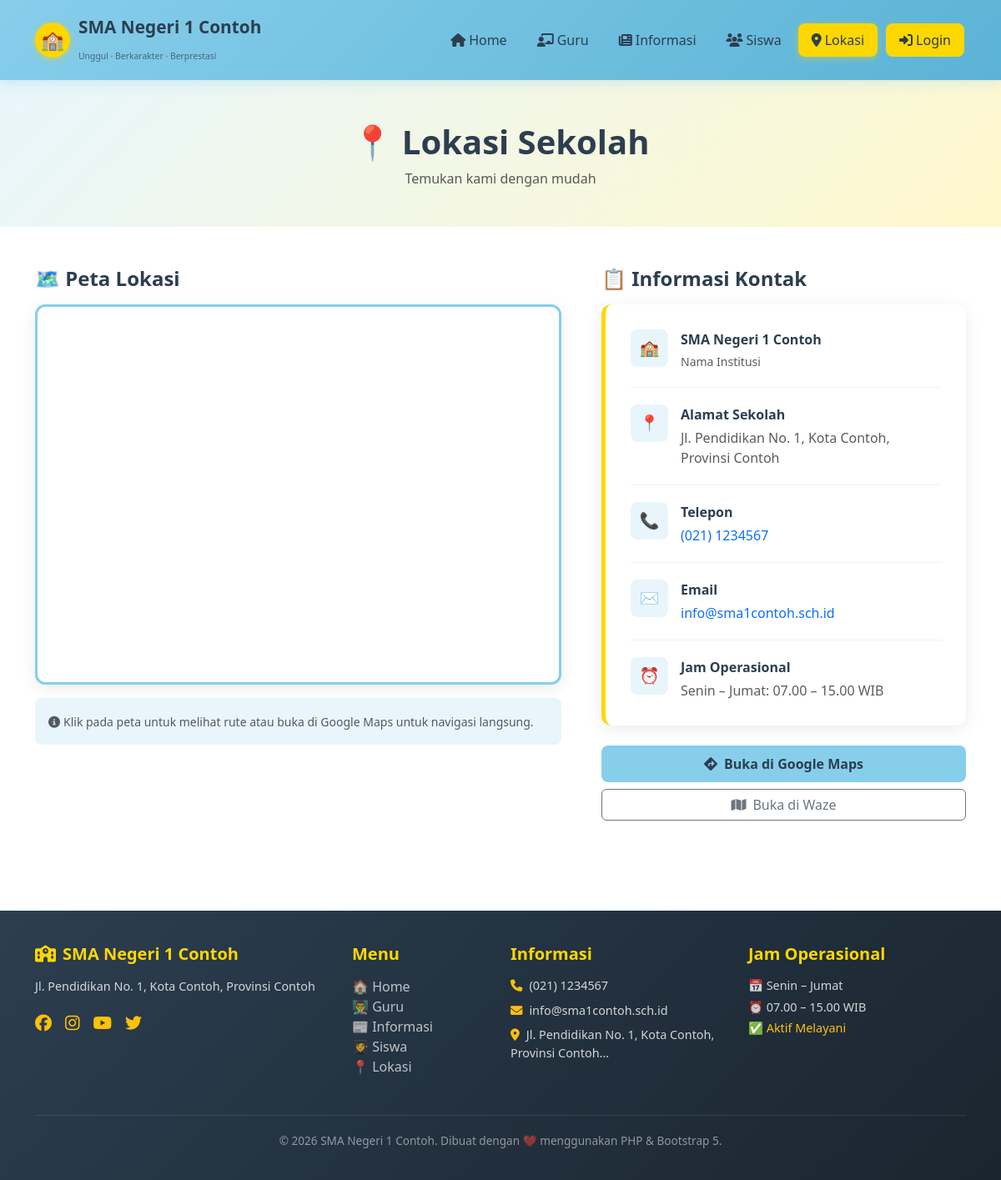
/lokasi.php, run on the app's committed database.
### tables this page shows
CREATE TABLE IF NOT EXISTS pengaturan (
    id INT AUTO_INCREMENT PRIMARY KEY,
    kunci VARCHAR(50) NOT NULL UNIQUE,
    nilai TEXT,
    keterangan VARCHAR(200)
);

### koneksi.php (called while the page is built, shortened)
<?php
function escape($koneksi, $data) {
    return mysqli_real_escape_string($koneksi, trim($data));
}
function getSetting($koneksi, $kunci) {
    $kunci = escape($koneksi, $kunci);
    $result = mysqli_query($koneksi, "SELECT nilai FROM pengaturan WHERE kunci='$kunci'");
    if ($row = mysqli_fetch_assoc($result)) {
        return $row['nilai'];
    }
    return '';
}

### lokasi.php (the view, shortened to what this page needs)
<?php
$halaman_aktif = 'lokasi';
require_once 'includes/header.php';
$alamat = getSetting($koneksi, 'alamat');
$telp = getSetting($koneksi, 'telp');
$email_sk = getSetting($koneksi, 'email');
$maps_embed = getSetting($koneksi, 'maps_embed');
$nama_sekolah = getSetting($koneksi, 'nama_sekolah');
?>
<div style="background: linear-gradient(135deg, var(--biru-light), var(--kuning-light)); padding: 50px 0 30px;">
    <div class="container text-center">
        <h1 class="fw-bold mb-2">📍 Lokasi Sekolah</h1>
        <p class="text-muted">Temukan kami dengan mudah</p>
    </div>
</div>
<section class="py-5">
    <div class="container">
        <div class="row g-5 align-items-start">
            <div class="col-lg-7">
                <h4 class="fw-bold mb-3">🗺️ Peta Lokasi</h4>
                <div class="maps-container">
                    <iframe
                        src="<?= htmlspecialchars($maps_embed) ?>"
                        width="100%"
                        height="450"
                        style="border:0; display:block;"
                        allowfullscreen=""
                        loading="lazy"
>
                    </iframe>
                </div>
                <div class="mt-3 p-3 rounded-3" style="background: var(--biru-light);">
                    <small class="text-muted"><i class="fas fa-info-circle me-1"></i>Klik pada peta untuk melihat rute atau buka di Google Maps untuk navigasi langsung.</small>
                </div>
            </div>
            <div class="col-lg-5">
                <h4 class="fw-bold mb-3">📋 Informasi Kontak</h4>
                <div class="alamat-card">
                    <div class="alamat-item">
                        <div class="alamat-icon">🏫</div>
                        <div>
                            <div class="fw-bold mb-1"><?= htmlspecialchars($nama_sekolah) ?></div>
                            <div class="text-muted small">Nama Institusi</div>
                        </div>
                    </div>
                    <div class="alamat-item">
                        <div class="alamat-icon">📍</div>
                        <div>
                            <div class="fw-bold mb-1">Alamat Sekolah</div>
                            <div class="text-muted"><?= htmlspecialchars($alamat) ?></div>
                        </div>
                    </div>
                    <div class="alamat-item">
                        <div class="alamat-icon">📞</div>
                        <div>
                            <div class="fw-bold mb-1">Telepon</div>
                            <div class="text-muted"><a href="tel:<?= $telp ?>"><?= htmlspecialchars($telp) ?></a></div>
                        </div>
                    </div>
                    <div class="alamat-item">
                        <div class="alamat-icon">✉️</div>
                        <div>
                            <div class="fw-bold mb-1">Email</div>
                            <div class="text-muted"><a href="mailto:<?= $email_sk ?>"><?= htmlspecialchars($email_sk) ?></a></div>
                        </div>
                    </div>
                    <div class="alamat-item">
                        <div class="alamat-icon">⏰</div>
                        <div>
                            <div class="fw-bold mb-1">Jam Operasional</div>
                            <div class="text-muted">Senin – Jumat: 07.00 – 15.00 WIB</div>
                        </div>
                    </div>
                </div>
                <div class="mt-4 d-grid gap-2">
                    <a href="https://www.google.com/maps?q=<?= urlencode($alamat) ?>" target="_blank" class="btn-biru btn">
                        <i class="fas fa-directions me-2"></i>Buka di Google Maps
                    </a>
                    <a href="https://waze.com/ul?q=<?= urlencode($nama_sekolah) ?>" target="_blank" class="btn btn-outline-secondary">
                        <i class="fas fa-map me-2"></i>Buka di Waze
                    </a>
                </div>
            </div>
        </div>
    </div>
</section>
<?php require_once 'includes/footer.php'; ?>

### includes/header.php (shortened to what this page needs)
<?php
require_once __DIR__ . '/../koneksi.php';
$nama_sekolah = getSetting($koneksi, 'nama_sekolah');
$halaman_aktif = $halaman_aktif ?? '';
?>
<!DOCTYPE html>
<html lang="id">
<head>
    <link rel="stylesheet" href="https://cdn.jsdelivr.net/npm/bootstrap@5.3.2/dist/css/bootstrap.min.css">
    <link rel="stylesheet" href="https://cdnjs.cloudflare.com/ajax/libs/font-awesome/6.5.0/css/all.min.css">
    <link rel="stylesheet" href="<?= BASE_URL ?>assets/css/style.css">
</head>
<body>
<nav class="navbar navbar-sekolah navbar-expand-lg sticky-top">
    <div class="container">
        <a class="navbar-brand" href="<?= BASE_URL ?>index.php">
            <div class="logo-icon">🏫</div>
            <div>
                <div><?= htmlspecialchars($nama_sekolah) ?></div>
                <small style="font-size:0.65rem;font-weight:400;color:rgba(44,62,80,0.7);">Unggul · Berkarakter · Berprestasi</small>
            </div>
        </a>
        <div class="collapse navbar-collapse" id="navMenu">
            <ul class="navbar-nav ms-auto">
                <li class="nav-item"><a class="nav-link <?= $halaman_aktif==='home'?'active':'' ?>" href="<?= BASE_URL ?>index.php"><i class="fas fa-home me-1"></i>Home</a></li>
                <li class="nav-item"><a class="nav-link <?= $halaman_aktif==='guru'?'active':'' ?>" href="<?= BASE_URL ?>guru.php"><i class="fas fa-chalkboard-teacher me-1"></i>Guru</a></li>
                <li class="nav-item"><a class="nav-link <?= $halaman_aktif==='informasi'?'active':'' ?>" href="<?= BASE_URL ?>informasi.php"><i class="fas fa-newspaper me-1"></i>Informasi</a></li>
                <li class="nav-item"><a class="nav-link <?= $halaman_aktif==='siswa'?'active':'' ?>" href="<?= BASE_URL ?>siswa.php"><i class="fas fa-users me-1"></i>Siswa</a></li>
                <li class="nav-item"><a class="nav-link <?= $halaman_aktif==='lokasi'?'active':'' ?>" href="<?= BASE_URL ?>lokasi.php"><i class="fas fa-map-marker-alt me-1"></i>Lokasi</a></li>
                <?php if (isset($_SESSION['user_id'])): ?>
                <li class="nav-item"><a class="nav-link" href="<?= BASE_URL ?>admin/dashboard.php"><i class="fas fa-cog me-1"></i>Admin</a></li>
                <?php else: ?>
                <li class="nav-item"><a class="nav-link btn-kuning ms-2 px-3" href="<?= BASE_URL ?>login.php"><i class="fas fa-sign-in-alt me-1"></i>Login</a></li>
                <?php endif; ?>
            </ul>
        </div>
    </div>
</nav>

### includes/footer.php (shortened to what this page needs)
<?php
$nama_sekolah = getSetting($koneksi, 'nama_sekolah');
$alamat = getSetting($koneksi, 'alamat');
$telp = getSetting($koneksi, 'telp');
$email_sk = getSetting($koneksi, 'email');
?>
<footer class="footer">
    <div class="container">
        <div class="row g-4">
            <div class="col-lg-4">
                <h5><i class="fas fa-school me-2"></i><?= htmlspecialchars($nama_sekolah) ?></h5>
                <p style="font-size:0.9rem;line-height:1.7;"><?= htmlspecialchars($alamat) ?></p>
                <div class="d-flex gap-3 mt-3">
                    <a href="#" class="text-warning fs-5"><i class="fab fa-facebook"></i></a>
                    <a href="#" class="text-warning fs-5"><i class="fab fa-instagram"></i></a>
                    <a href="#" class="text-warning fs-5"><i class="fab fa-youtube"></i></a>
                    <a href="#" class="text-warning fs-5"><i class="fab fa-twitter"></i></a>
                </div>
            </div>
            <div class="col-lg-2 col-sm-6">
                <h5>Menu</h5>
                <ul class="list-unstyled">
                    <li><a href="<?= BASE_URL ?>index.php">🏠 Home</a></li>
                    <li><a href="<?= BASE_URL ?>guru.php">👨‍🏫 Guru</a></li>
                    <li><a href="<?= BASE_URL ?>informasi.php">📰 Informasi</a></li>
                    <li><a href="<?= BASE_URL ?>siswa.php">👩‍🎓 Siswa</a></li>
                    <li><a href="<?= BASE_URL ?>lokasi.php">📍 Lokasi</a></li>
                </ul>
            </div>
            <div class="col-lg-3 col-sm-6">
                <h5>Informasi</h5>
                <ul class="list-unstyled" style="font-size:0.9rem;">
                    <li class="mb-2"><i class="fas fa-phone text-warning me-2"></i><?= htmlspecialchars($telp) ?></li>
                    <li class="mb-2"><i class="fas fa-envelope text-warning me-2"></i><?= htmlspecialchars($email_sk) ?></li>
                    <li class="mb-2"><i class="fas fa-map-marker-alt text-warning me-2"></i><?= htmlspecialchars(substr($alamat,0,60)) ?>...</li>
                </ul>
            </div>
            <div class="col-lg-3">
                <h5>Jam Operasional</h5>
                <ul class="list-unstyled" style="font-size:0.9rem;">
                    <li class="mb-1">📅 Senin – Jumat</li>
                    <li class="mb-1">⏰ 07.00 – 15.00 WIB</li>
                    <li class="mb-1 text-warning">✅ Aktif Melayani</li>
                </ul>
            </div>
        </div>
        <div class="footer-bottom">
            <p>© <?= date('Y') ?> <?= htmlspecialchars($nama_sekolah) ?>. Dibuat dengan ❤️ menggunakan PHP & Bootstrap 5.</p>
        </div>
    </div>
</footer>
</body>
</html>

### assets/css/style.css (style rules this page uses)
:root { --kuning: #FFD700; --kuning-dark: #e6c200; --kuning-light: #fff8cc; --biru-muda: #87CEEB; --biru-dark: #5bb3d5; --biru-light: #e8f6fc; --putih: #FFFFFF; --abu: #f8f9fa; --teks-gelap: #2c3e50; --teks-abu: #6c757d; --shadow: 0 4px 20px rgba(0,0,0,0.08); --shadow-hover: 0 8px 30px rgba(0,0,0,0.15); --radius: 12px; --radius-sm: 8px; --transition: all 0.3s ease; }
* { box-sizing: border-box; }
body { font-family: 'Segoe UI', Tahoma, Geneva, Verdana, sans-serif; color: var(--teks-gelap); background: var(--putih); }
a { text-decoration: none; transition: var(--transition); }
.navbar-sekolah { background: linear-gradient(135deg, var(--biru-muda) 0%, var(--biru-dark) 100%); box-shadow: 0 2px 15px rgba(135,206,235,0.4); padding: 12px 0; }
.navbar-sekolah .navbar-brand { font-weight: 700; font-size: 1.3rem; color: var(--teks-gelap) !important; display: flex; align-items: center; gap: 10px; }
.navbar-sekolah .navbar-brand .logo-icon { width: 42px; height: 42px; background: var(--kuning); border-radius: 50%; display: flex; align-items: center; justify-content: center; font-size: 1.4rem; box-shadow: 0 2px 8px rgba(255,215,0,0.5); }
.navbar-sekolah .nav-link { color: var(--teks-gelap) !important; font-weight: 500; padding: 8px 16px !important; border-radius: var(--radius-sm); margin: 0 2px; transition: var(--transition); }
.navbar-sekolah .nav-link:hover, .navbar-sekolah .nav-link.active { background: var(--kuning); color: var(--teks-gelap) !important; box-shadow: 0 2px 8px rgba(255,215,0,0.4); }
.maps-container { border-radius: var(--radius); overflow: hidden; box-shadow: var(--shadow); border: 3px solid var(--biru-muda); }
.alamat-card { background: var(--putih); border-radius: var(--radius); padding: 30px; box-shadow: var(--shadow); border-left: 5px solid var(--kuning); }
.alamat-item { display: flex; align-items: flex-start; gap: 15px; margin-bottom: 20px; padding-bottom: 20px; border-bottom: 1px solid rgba(135,206,235,0.2); }
.alamat-item:last-child { border-bottom: none; margin-bottom: 0; padding-bottom: 0; }
.alamat-icon { width: 45px; height: 45px; background: var(--biru-light); border-radius: var(--radius-sm); display: flex; align-items: center; justify-content: center; font-size: 1.2rem; flex-shrink: 0; }
.btn-kuning { background: var(--kuning); color: var(--teks-gelap); border: none; font-weight: 600; padding: 10px 24px; border-radius: var(--radius-sm); transition: var(--transition); }
.btn-biru { background: var(--biru-muda); color: var(--teks-gelap); border: none; font-weight: 600; padding: 10px 24px; border-radius: var(--radius-sm); transition: var(--transition); }
.footer { background: linear-gradient(135deg, var(--teks-gelap), #1a252f); color: rgba(255,255,255,0.8); padding: 40px 0 20px; margin-top: 60px; }
.footer h5 { color: var(--kuning); font-weight: 700; margin-bottom: 15px; }
.footer a { color: rgba(255,255,255,0.7); }
.footer-bottom { border-top: 1px solid rgba(255,255,255,0.1); padding-top: 20px; margin-top: 30px; text-align: center; font-size: 0.85rem; color: rgba(255,255,255,0.5); }

### data on the page
pengaturan: nilai "SMA Negeri 1 Contoh"
pengaturan: nilai "Jl. Pendidikan No. 1, Kota Contoh, Provinsi Contoh"
pengaturan: nilai "(021) 1234567"
pengaturan: nilai "info@sma1contoh.sch.id"
